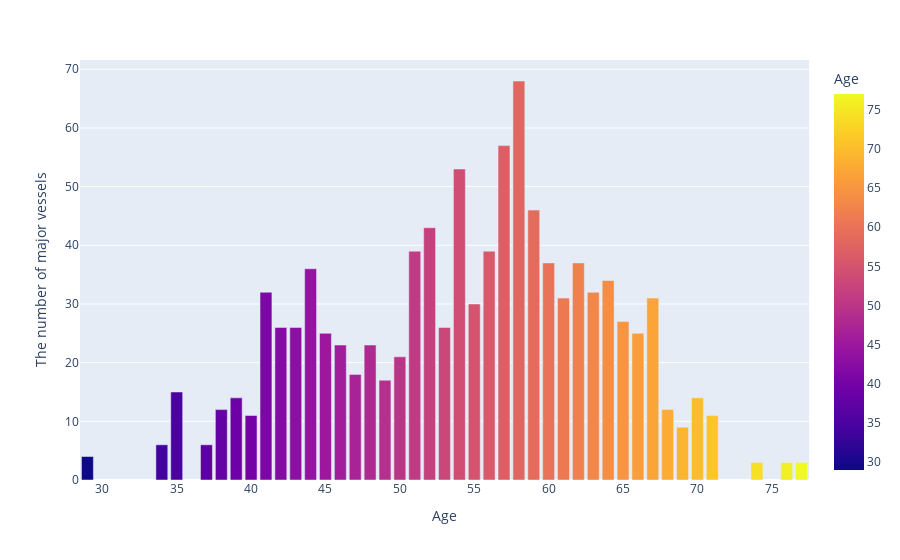

The code cell stored with this chart in its notebook:
### Markdown cell above
The average cholesterol levels for different age groups, with bars colored by age.

### Code cell
age_nv = pd.DataFrame({
    'The number of major vessels' : heart.groupby('age')['ca'].count(),
    'Age' : sorted(heart['age'].unique())
})
px.bar(age_nv, 'Age', 'The number of major vessels', color='Age')

### Figure 1 — Plotly figure (JSON) as saved in the notebook; plotly's stock layout.template omitted (floating-point values rounded to 4 significant figures)
{"data": [{"alignmentgroup": "True", "hovertemplate": "Age=%{marker.color}<br>The number of major vessels=%{y}<extra></extra>", "legendgroup": "", "marker": {"color": [29, 34, 35, 37, 38, 39, 40, 41, 42, 43, 44, 45, 46, 47, 48, 49, 50, 51, 52, 53, 54, 55, 56, 57, 58, 59, 60, 61, 62, 63, 64, 65, 66, 67, 68, 69, 70, 71, 74, 76, 77], "coloraxis": "coloraxis", "pattern": {"shape": ""}}, "name": "", "offsetgroup": "", "orientation": "v", "showlegend": false, "textposition": "auto", "type": "bar", "x": [29, 34, 35, 37, 38, 39, 40, 41, 42, 43, 44, 45, 46, 47, 48, 49, 50, 51, 52, 53, 54, 55, 56, 57, 58, 59, 60, 61, 62, 63, 64, 65, 66, 67, 68, 69, 70, 71, 74, 76, 77], "xaxis": "x", "y": [4, 6, 15, 6, 12, 14, 11, 32, 26, 26, 36, 25, 23, 18, 23, 17, 21, 39, 43, 26, 53, 30, 39, 57, 68, 46, 37, 31, 37, 32, 34, 27, 25, 31, 12, 9, 14, 11, 3, 3, 3], "yaxis": "y"}], "layout": {"barmode": "relative", "coloraxis": {"colorbar": {"title": {"text": "Age"}}, "colorscale": [[0, "#0d0887"], [0.1111, "#46039f"], [0.2222, "#7201a8"], [0.3333, "#9c179e"], [0.4444, "#bd3786"], [0.5556, "#d8576b"], [0.6667, "#ed7953"], [0.7778, "#fb9f3a"], [0.8889, "#fdca26"], [1, "#f0f921"]]}, "legend": {"tracegroupgap": 0}, "margin": {"t": 60}, "xaxis": {"anchor": "y", "domain": [0, 1], "title": {"text": "Age"}}, "yaxis": {"anchor": "x", "domain": [0, 1], "title": {"text": "The number of major vessels"}}}}
